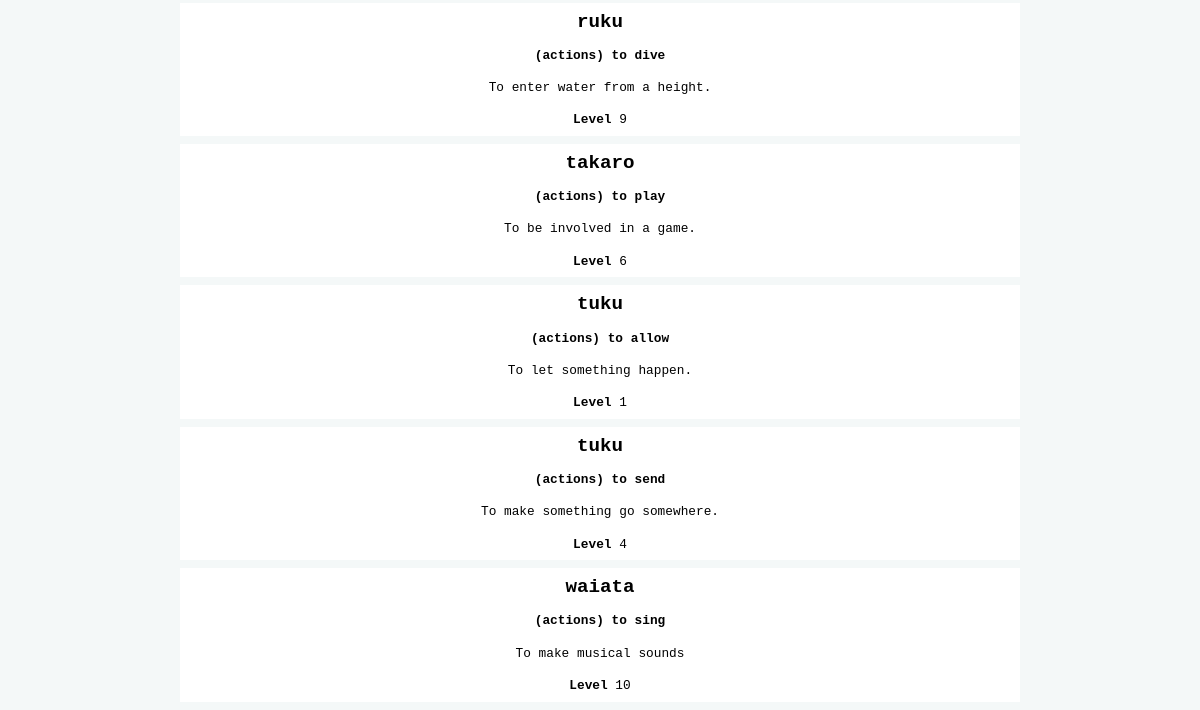
Before: /database/1 (lower part) with the older database file.
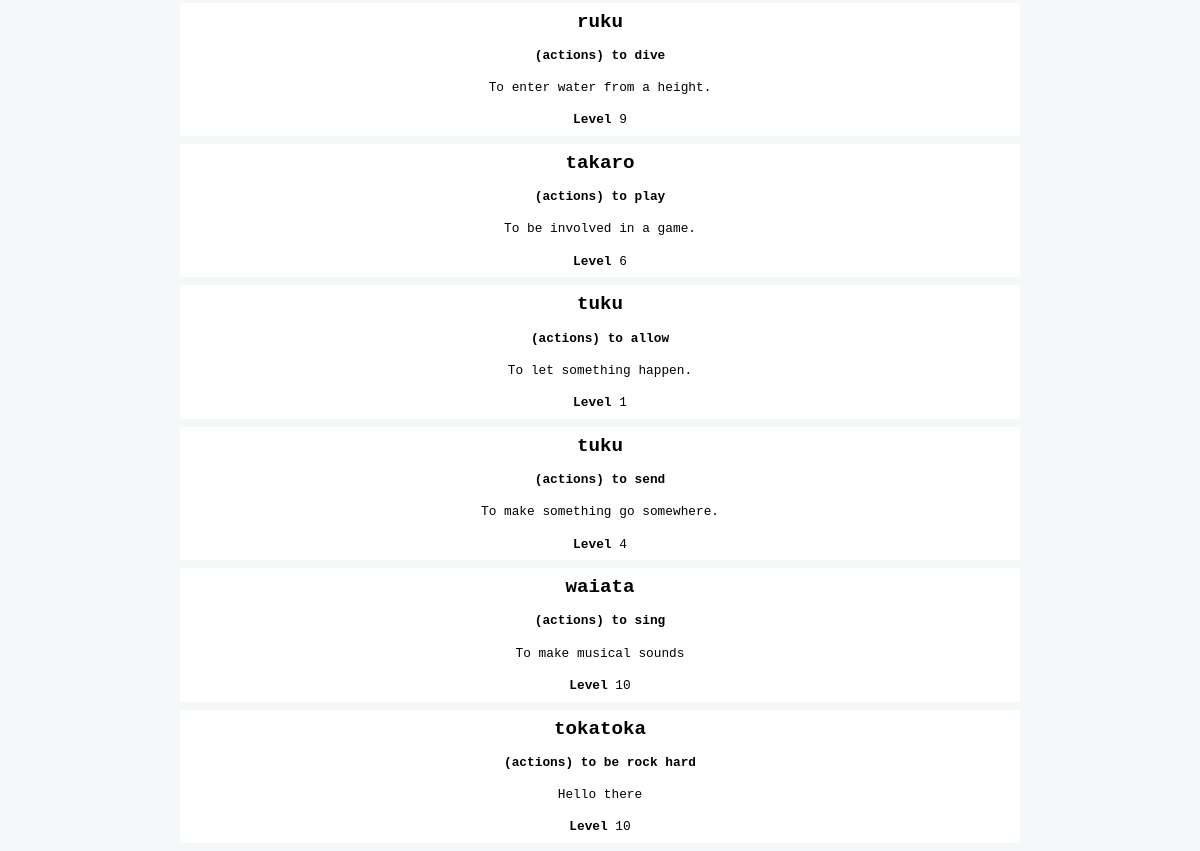
After: the same page with the newer database file.
### tables this page shows
CREATE TABLE "entries"
(
    id          integer                                not null
        primary key autoincrement
        unique,
    maori       varchar(85)                            not null,
    english     varchar(100)                           not null,
    definition  varchar(256) default 'Pending'         not null,
    level       tinyint                                not null,
    image       varchar(260) default 'noimage.png'     not null,
    category_id integer                                not null
        constraint entries_category_id_fk
            references categories,
    user_id     integer      default 1
        constraint entries_user_id_fk
            references users,
    date        datetime     default current_timestamp not null
);

CREATE TABLE "categories"
(
    id      integer                            not null
        primary key autoincrement
        unique,
    name    varchar(60)                        not null
        unique,
    user_id integer  default 1
        constraint categories_user_id__fk
            references users,
    date    datetime default current_timestamp not null
);

### app.py (the view)
@app.route('/database/<category_id>')
def render_database_categories(category_id):
    con = connect(DATABASE)
    query = "SELECT entries.id, entries.maori, entries.english, entries.definition, entries.level, categories.name " \
            "FROM entries " \
            "INNER JOIN categories ON entries.category_id=categories.id " \
            "WHERE category_id=?"
    cur = con.cursor()
    cur.execute(query, (category_id,))
    entry_list = cur.fetchall()
    query = "SELECT id, name " \
            "FROM categories"
    cur = con.cursor()
    cur.execute(query)
    category_list = cur.fetchall()
    con.close()
    return render_template('database.html', entries=entry_list, categories=category_list)

### app.py (called while the page is built)
def connect(db_file):  # creates a connection with the database
    try:
        connection = sqlite3.connect(db_file)
        return connection
    except sqlite3.Error as e:
        print(e)
    return None

@app.context_processor
def login_context_processor():  # jinja context processor to check if you are logged in
    return dict(logged_in=logged_in)  # calls the logged_in function to jinja

def logged_in():  # checks whether you are logged in
    if session.get("email"):  # if email exists in session tuple
        return True
    else:
        return False

@app.context_processor
def admin_context_processor():
    return dict(is_admin=is_admin)

def is_admin():
    if logged_in() and session.get("type") == 1:
        return True
    else:
        return False

### templates/database.html (shortened to what this page needs)
{% extends "base.html" %}
{% block main %}
    <div class="entry">
        {% for entry in entries %}
            <a href="/entry/{{ entry[0] }}">
                <div class="entry-box">
                    <h3 class="entry-box-heading"><strong>{{ entry[1] }}</strong></h3>
                    <p class="entry-box-heading"><strong>({{ entry[5] }}) {{ entry[2] }}</strong></p>
                    <p class="entry-box-info">{{ entry[3] }}</p>
                    <p class="entry-box-info"><strong>Level </strong>{{ entry[4] }}</p>
                </div>
            </a>
        {% endfor %}
    </div>
{% endblock %}

### templates/base.html (shortened to what this page needs)
<!DOCTYPE html>
<html>
<head>
    <link rel="stylesheet" href="https://cdnjs.cloudflare.com/ajax/libs/normalize/8.0.1/normalize.css"/>
    <link href="{{ url_for('static', filename='style.css') }}" rel="stylesheet">
</head>
<body>
<div class="container">
    <main>
        {% block main %}
        {% endblock %}
    </main>
</div>
</body>
</html>

### static/style.css (style rules this page uses)
:root { --red: #FF0000; --dark-red: #a00808; --white: #FFFFFF; --light-gray: #F4F8F8; --gray: #c8caca; --dark-gray: #959696; --black: #000000; }
* { font-family: 'Monaco', monospace; padding: 0; margin: 0; box-sizing: border-box; }
body { background-color: var(--light-gray); }
.container { width: 70vw; margin: auto; }
.container::after { content: ""; clear: both; display: table; }
.entry-box { width: 100%; background: var(--white); border: 0 solid var(--gray); color: var(--black); margin-bottom: 0.5rem; }
.entry-box h3 { font-size: 1.2rem; text-align: center; }

Changed rows visible on the page:
added entries: maori "tokatoka", name "actions", english "to be rock hard", definition "Hello there", level "10"
